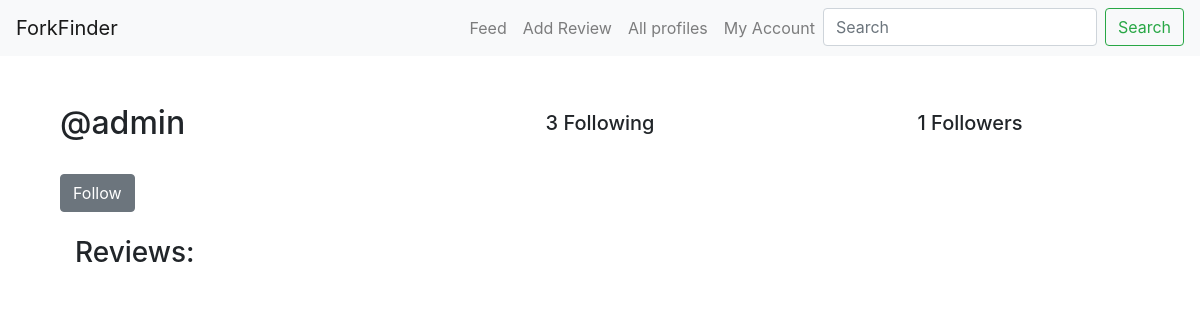
Page /profile/1/ on the earlier database version.
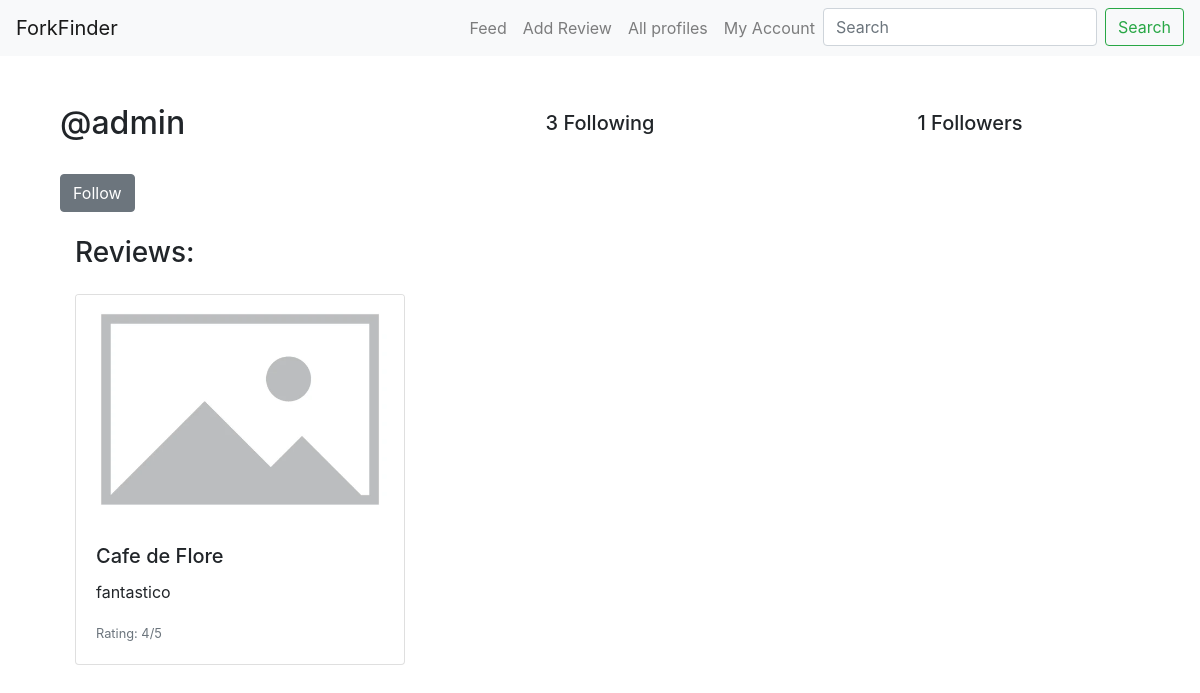
Same page on the later database version.
### core/models.py (models this page shows, shortened)
class Review(models.Model):
    user= models.ForeignKey(
        User, related_name="reviews", on_delete=models.CASCADE)
    restaurant = models.ForeignKey(
        Restaurant, on_delete=models.CASCADE)
    body = models.CharField(max_length=140)
    rating = models.PositiveSmallIntegerField()
    photo = models.ImageField(upload_to='media/review_photos/')
    created_at = models.DateTimeField(auto_now_add=True)

class Restaurant(models.Model):
    name = models.CharField(max_length=60)  #modify with API
    location = models.CharField(max_length=60)

### core/views.py (the view, shortened to what this page needs)
# urls.py: path("profile/<int:pk>/", profile_view, name="profile"),
def profile_view(request,pk):
    profile = Profile.objects.get(pk=pk)
    return render(request, "profile.html", {"profile": profile})

### templates/profile.html (shortened to what this page needs)
{% extends "base.html" %}
{% block content %}
<div class="container">
    <div class="row align-items-center mb-4">
        <div class="col-md-4">
            <h2>@{{ profile.user.username }}</h2>
        </div>
        <div class="col-md-4 text-center">
            <h5>{{ profile.follows.count }}</strong> Following</h5>
        </div>
        <div class="col-md-4 text-center">
            <h5>{{ profile.followed_by.count }}</strong> Followers</h5>
        </div>
    </div>
    {% if profile.user != request.user %}
        <form method="post" class="mb-4">
            <div class="btn-group" role="group" aria-label="Basic example">
                {% if profile in user.profile.follows.all %}
                    <button type="button" class="btn btn-secondary" disabled>Following</button>
                    <button type="submit" class="btn btn-secondary" name="follow" value="unfollow">Unfollow</button>
                {% else %}
                    <button type="submit" class="btn btn-secondary" name="follow" value="follow">Follow</button>
                {% endif %}
            </div>
        </form>
    {% endif %}
    <div class="container">
        <h3 class="mb-4">Reviews:</h3>
        <div class="row">
            {% for review in profile.user.reviews.all %}
            <div class="col-md-4 mb-3">
                <div class="card">
                    <img src="{{ review.photo.url }}" class="card-img-top" alt="Restaurant Photo">
                    <div class="card-body">
                        <h5 class="card-title">{{ review.restaurant.name }}</h5>
                        <p class="card-text">{{ review.body }}</p>
                        <p class="card-text"><small class="text-muted">Rating: {{ review.rating }}/5</small></p>
                    </div>
                </div>
            </div>
            {% endfor %}
        </div>
    </div>
</div>
{% endblock %}

Differences in the rows shown:
added Review: photo (placeholder picture), restaurant.name "Cafe de Flore", body "fantastico", rating "4"
